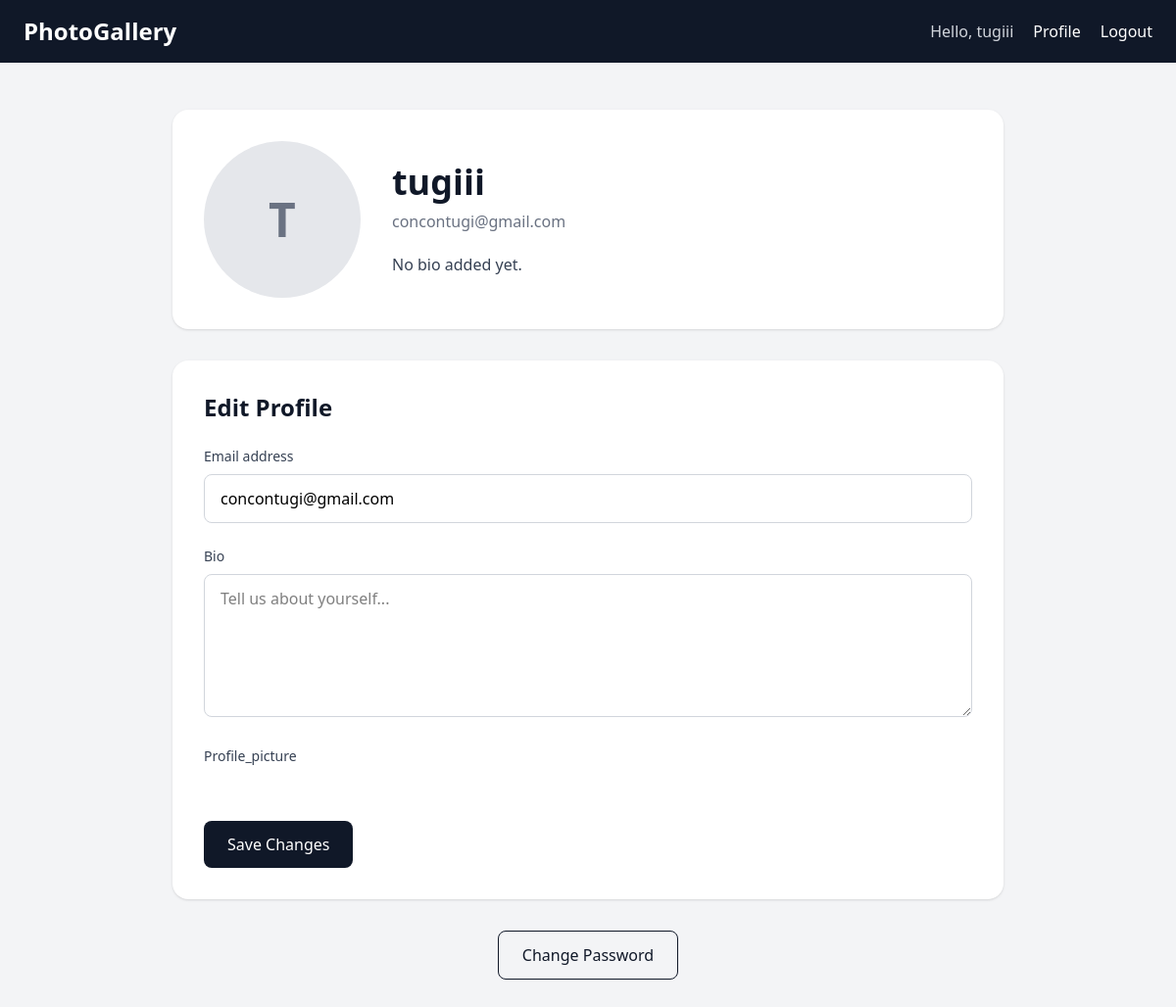
The page /profile/ (signed in) on the database as committed earlier.
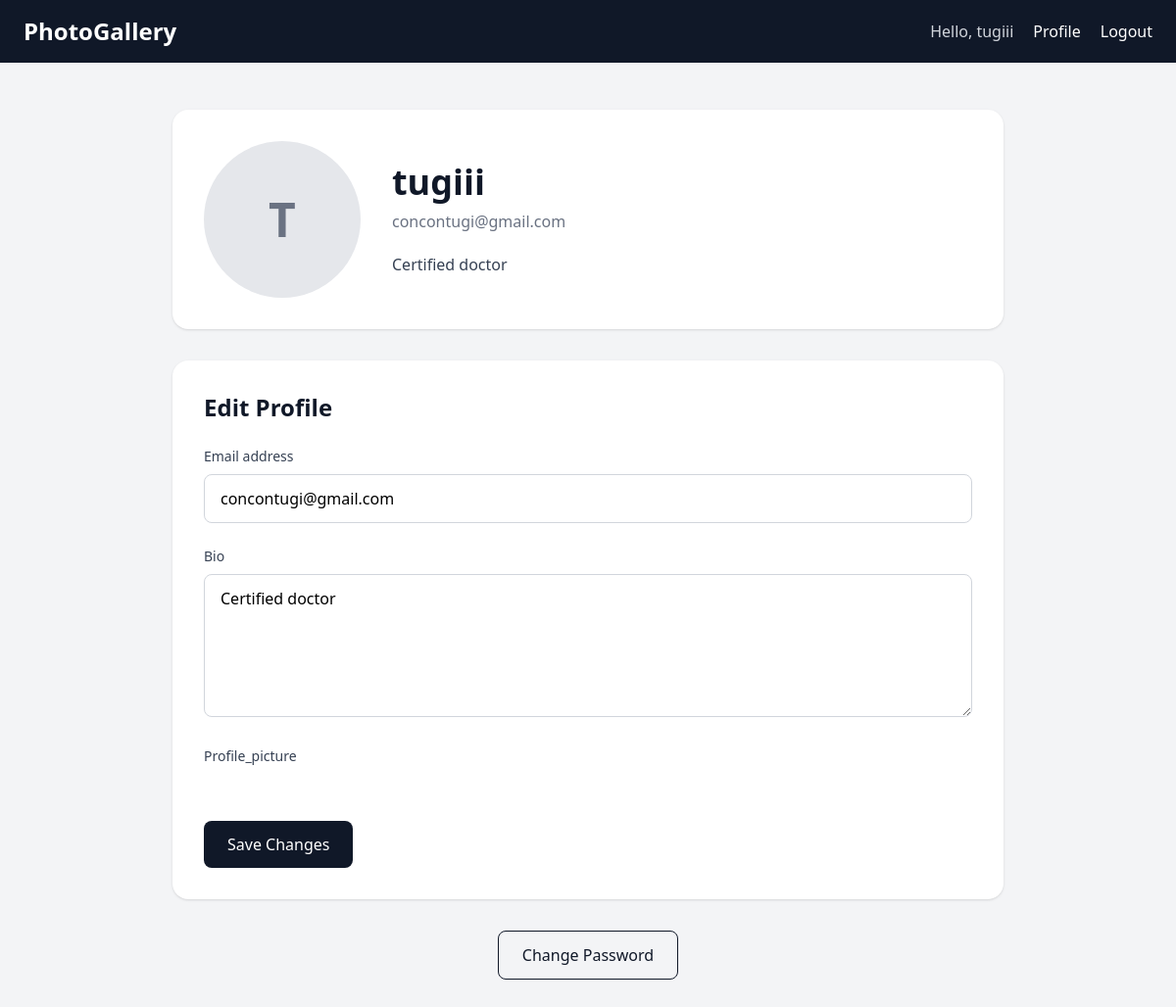
The same page on the database as committed later.
### photo_gallery/models.py (models this page shows, shortened)
class Profile(models.Model):
    user = models.OneToOneField(
        User,
        on_delete=models.CASCADE,
        related_name="profile",
    )
    bio = models.TextField(blank=True)
    profile_picture = CloudinaryField(
        "profile_picture",
        blank=True,
        null=True,
    )

### photo_gallery/views.py (the view)
# urls.py: path("profile/", views.profile, name="profile"),
@login_required
def profile(request):
    user_profile = request.user.profile
    if request.method == "POST":
        user_form = UserUpdateForm(
            request.POST,
            instance=request.user,
        )
        profile_form = ProfileUpdateForm(
            request.POST,
            request.FILES,
            instance=user_profile,
        )
        if user_form.is_valid() and profile_form.is_valid():
            user_form.save()
            profile_form.save()
            messages.success(
                request,
                "Your profile has been updated successfully.",
            )
            return redirect("profile")
    else:
        user_form = UserUpdateForm(instance=request.user)
        profile_form = ProfileUpdateForm(instance=user_profile)
    return render(
        request,
        "photo_gallery/profile.html",
        {
            "profile": user_profile,
            "user_form": user_form,
            "profile_form": profile_form,
        },
    )

### photo_gallery/forms.py
class UserUpdateForm(forms.ModelForm):
    class Meta:
        model = User
        fields = ("email",)
        widgets = {
            "email": forms.EmailInput(
                attrs={"class": INPUT_CLASSES}
            ),
        }

class ProfileUpdateForm(forms.ModelForm):
    class Meta:
        model = Profile
        fields = ("bio", "profile_picture")
        widgets = {
            "bio": forms.Textarea(
                attrs={
                    "class": INPUT_CLASSES,
                    "rows": 5,
                    "placeholder": "Tell us about yourself...",
                }
            ),
        }

### photo_gallery/templates/photo_gallery/profile.html (shortened to what this page needs)
{% extends "photo_gallery/base.html" %}
{% block content %}
<section class="max-w-4xl mx-auto px-6 py-12">
    <div class="bg-white rounded-2xl shadow-sm p-8">
        <div class="flex flex-col md:flex-row items-center gap-8">
            {% if profile.profile_picture %}
                <img
                    src="{{ profile.profile_picture.url }}"
                    alt="{{ user.username }}"
                    class="w-40 h-40 rounded-full object-cover"
                >
            {% else %}
                <div class="w-40 h-40 rounded-full bg-gray-200 flex items-center justify-center">
                    <span class="text-5xl font-bold text-gray-500">
                        {{ user.username|first|upper }}
                    </span>
                </div>
            {% endif %}
            <div class="text-center md:text-left">
                <h1 class="text-4xl font-bold text-gray-900">
                    {{ user.username }}
                </h1>
                <p class="text-gray-500 mt-2">
                    {{ user.email }}
                </p>
                <p class="text-gray-700 mt-5">
                    {% if profile.bio %}
                        {{ profile.bio }}
                    {% else %}
                        No bio added yet.
                    {% endif %}
                </p>
            </div>
        </div>
    </div>
<div class="bg-white rounded-2xl shadow-sm p-8 mt-8">
    <h2 class="text-2xl font-bold text-gray-900 mb-6">
        Edit Profile
    </h2>
    <form method="POST" enctype="multipart/form-data" class="space-y-6">
        {% for field in user_form %}
            <div>
                <label class="block text-sm font-medium text-gray-700 mb-2">
                    {{ field.label }}
                </label>
                {{ field }}
            </div>
        {% endfor %}
        {% for field in profile_form %}
            <div>
                <label class="block text-sm font-medium text-gray-700 mb-2">
                    {{ field.label }}
                </label>
                {{ field }}
            </div>
        {% endfor %}
        <button
            type="submit"
            class="bg-gray-900 text-white px-6 py-3 rounded-lg hover:bg-gray-700 transition"
        >
            Save Changes
        </button>
    </form>
</div>
<div class="mt-8 text-center">
    <a
        href="{% url 'change_password' %}"
        class="inline-block border border-gray-900 text-gray-900 px-6 py-3 rounded-lg hover:bg-gray-900 hover:text-white transition"
    >
        Change Password
    </a>
</div>
</section>
{% endblock %}

### photo_gallery/templates/photo_gallery/base.html (shortened to what this page needs)
<!DOCTYPE html>
<html lang="en">
<head>
    <script src="https://cdn.jsdelivr.net/npm/@tailwindcss/browser@4"></script>
</head>
<body class="bg-gray-100 min-h-screen">
    <nav class="bg-gray-900 text-white">
        <div class="max-w-7xl mx-auto px-6 py-4 flex justify-between items-center">
            <a href="#" class="text-2xl font-bold">
                PhotoGallery
            </a>
            <div class="flex items-center gap-5">
                {% if user.is_authenticated %}
                    <span class="text-gray-300">
                        Hello, {{ user.username }}
                    </span>
                    <a href="{% url 'profile' %}" class="hover:text-gray-300">
                      Profile
                    </a>
                    <a href="{% url 'logout' %}" class="hover:text-gray-300">
                        Logout
                    </a>
                {% endif %}
            </div>
        </div>
    </nav>
    <main>
        {% block content %}
        {% endblock %}
    </main>
</body>
</html>

Rows that differ between the two databases and show on the page:
changed Profile: bio (not shown) → "Certified doctor"
Other text that changed with them:
text no longer shown: "No bio added yet."
